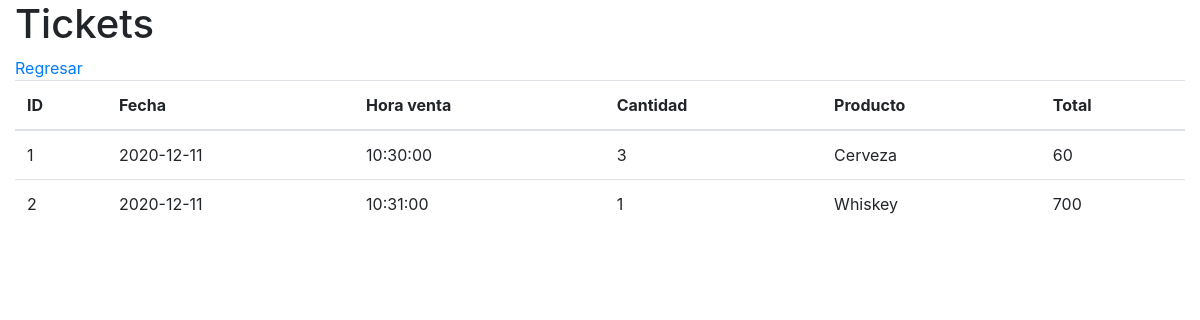
Screenshot of /Tienda-Online/tickets/index.php with the database file from the repository.
### tables this page shows
CREATE TABLE tickets(
id_ticket 	integer primary key AUTOINCREMENT ,
fecha		date not null,
hora_venta 	time,
cantidad_producto   integer(1) not null,
producto	varchar(20) not null, 
total_Producto 		integer(10) not null
);

### Tienda-Online/tickets/db/db_list.php (the view)
<?php
    $db = new SQLite3("../tienda.db");
    $resultado = $db->query("SELECT * from tickets;");
    $table = "
        <table class='table'>
            <thead>
            <tr>
                <th>ID</th>
                <th>Fecha</th>
                <th>Hora venta</th>
                <th>Cantidad</th>
                <th>Producto</th>
                <th>Total</th>
            </tr>
            </thead>
            ";
    print($table);
    while ($row = $resultado->fetchArray()) {
        $id_ticket = $row['id_ticket'];
        $fecha = $row['fecha'];
        $hora_venta = $row['hora_venta'];
        $cantidad_producto = $row['cantidad_producto'];
        $producto = $row['producto'];
        $total_Producto = $row['total_Producto'];
        $table = "
            <tr>
                <td>$id_ticket</td>
                <td>$fecha</td>
                <td>$hora_venta</td>
                <td>$cantidad_producto</td>
                <td>$producto</td>
                <td>$total_Producto</td>
            </tr>
        ";
        print($table);
    }
    print("</table>");
?>

### rows the page displays
tickets: id_ticket "1", fecha "2020-12-11", hora_venta "10:30:00", cantidad_producto "3", producto "Cerveza", total_Producto "60"
tickets: id_ticket "2", fecha "2020-12-11", hora_venta "10:31:00", cantidad_producto "1", producto "Whiskey", total_Producto "700"
